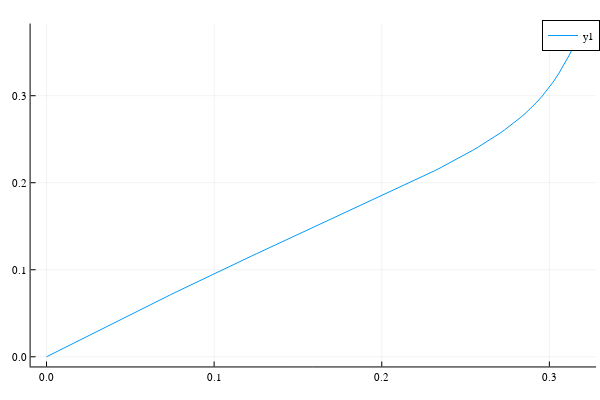

Here is the notebook cell this chart was saved with:
### Code cell
plt = FEM.HHTaccuracyAnalysis(ωₘᵢₙ, ωₘₐₓ, sol.u[4], "ADR", n=100, α=sol.u[1], β=sol.u[2], γ=sol.u[3])
plot(plt)

### Figure 1 — Plotly figure (JSON) as saved in the notebook; plotly's stock layout.template omitted (floating-point values rounded to 4 significant figures)
{"data": [{"colorbar": {"len": 0.9525, "title": "", "x": 0.9934, "y": 0.5139}, "legendgroup": "y1", "line": {"color": "rgba(0, 154, 250, 1.000)", "dash": "solid", "shape": "linear", "width": 1}, "mode": "lines", "name": "y1", "showlegend": true, "type": "scatter", "x": [5.449e-05, 0.003269, 0.006484, 0.009699, 0.01291, 0.01613, 0.01934, 0.02256, 0.02577, 0.02899, 0.0322, 0.03542, 0.03863, 0.04185, 0.04506, 0.04828, 0.05149, 0.0547, 0.05792, 0.06113, 0.06435, 0.06756, 0.07078, 0.07399, 0.07721, 0.08042, 0.08364, 0.08685, 0.09007, 0.09328, 0.0965, 0.09971, 0.1029, 0.1061, 0.1094, 0.1126, 0.1158, 0.119, 0.1222, 0.1254, 0.1286, 0.1319, 0.1351, 0.1383, 0.1415, 0.1447, 0.1479, 0.1511, 0.1544, 0.1576, 0.1608, 0.164, 0.1672, 0.1704, 0.1736, 0.1769, 0.1801, 0.1833, 0.1865, 0.1897, 0.1929, 0.1962, 0.1994, 0.2026, 0.2058, 0.209, 0.2122, 0.2154, 0.2187, 0.2219, 0.2251, 0.2283, 0.2315, 0.2347, 0.2379, 0.2412, 0.2444, 0.2476, 0.2508, 0.254, 0.2572, 0.2604, 0.2637, 0.2669, 0.2701, 0.2733, 0.2765, 0.2797, 0.2829, 0.2862, 0.2894, 0.2926, 0.2958, 0.299, 0.3022, 0.3055, 0.3087, 0.3119, 0.3151, 0.3183], "xaxis": "x", "y": [5.319e-05, 0.003191, 0.006329, 0.009465, 0.0126, 0.01573, 0.01886, 0.02199, 0.02512, 0.02824, 0.03135, 0.03447, 0.03757, 0.04067, 0.04377, 0.04686, 0.04994, 0.05302, 0.05609, 0.05915, 0.0622, 0.06525, 0.06828, 0.07131, 0.07433, 0.07734, 0.08035, 0.08334, 0.08632, 0.0893, 0.09227, 0.09522, 0.09817, 0.1011, 0.104, 0.107, 0.1099, 0.1128, 0.1157, 0.1186, 0.1214, 0.1243, 0.1272, 0.13, 0.1329, 0.1357, 0.1386, 0.1414, 0.1443, 0.1471, 0.1499, 0.1527, 0.1556, 0.1584, 0.1612, 0.164, 0.1669, 0.1697, 0.1725, 0.1754, 0.1782, 0.1811, 0.184, 0.1868, 0.1897, 0.1926, 0.1956, 0.1985, 0.2015, 0.2045, 0.2075, 0.2106, 0.2137, 0.2169, 0.2201, 0.2233, 0.2266, 0.23, 0.2335, 0.237, 0.2406, 0.2444, 0.2482, 0.2522, 0.2564, 0.2607, 0.2653, 0.2701, 0.2752, 0.2806, 0.2865, 0.2928, 0.2997, 0.3073, 0.3157, 0.325, 0.3354, 0.3467, 0.3589, 0.3718], "yaxis": "y"}], "layout": {"annotations": [], "height": 400, "legend": {"bgcolor": "rgba(255, 255, 255, 1.000)", "bordercolor": "rgba(0, 0, 0, 1.000)", "borderwidth": 1, "font": {"color": "rgba(0, 0, 0, 1.000)", "family": "sans-serif", "size": 11}, "title": {"font": {"color": "rgba(0, 0, 0, 1.000)", "family": "sans-serif", "size": 15}, "text": ""}, "tracegroupgap": 0, "traceorder": "normal", "x": 1, "xanchor": "auto", "y": 1, "yanchor": "auto"}, "margin": {"b": 20, "l": 0, "r": 0, "t": 20}, "paper_bgcolor": "rgba(255, 255, 255, 1.000)", "plot_bgcolor": "rgba(255, 255, 255, 1.000)", "showlegend": true, "width": 600, "xaxis": {"anchor": "y", "domain": [0.05101, 0.9934], "gridcolor": "rgba(0, 0, 0, 0.100)", "gridwidth": 0.5, "linecolor": "rgba(0, 0, 0, 1.000)", "mirror": false, "range": [-0.009493, 0.3279], "showgrid": true, "showline": true, "showticklabels": true, "tickangle": 0, "tickcolor": "rgb(0, 0, 0)", "tickfont": {"color": "rgba(0, 0, 0, 1.000)", "family": "sans-serif", "size": 11}, "tickmode": "array", "ticks": "inside", "ticktext": ["0.0", "0.1", "0.2", "0.3"], "tickvals": [0, 0.1, 0.2, 0.3], "title": "", "titlefont": {"color": "rgba(0, 0, 0, 1.000)", "family": "sans-serif", "size": 15}, "type": "-", "visible": true, "zeroline": false, "zerolinecolor": "rgba(0, 0, 0, 1.000)"}, "yaxis": {"anchor": "x", "domain": [0.03762, 0.9902], "gridcolor": "rgba(0, 0, 0, 0.100)", "gridwidth": 0.5, "linecolor": "rgba(0, 0, 0, 1.000)", "mirror": false, "range": [-0.0111, 0.3829], "showgrid": true, "showline": true, "showticklabels": true, "tickangle": 0, "tickcolor": "rgb(0, 0, 0)", "tickfont": {"color": "rgba(0, 0, 0, 1.000)", "family": "sans-serif", "size": 11}, "tickmode": "array", "ticks": "inside", "ticktext": ["0.0", "0.1", "0.2", "0.3"], "tickvals": [0, 0.1, 0.2, 0.3], "title": "", "titlefont": {"color": "rgba(0, 0, 0, 1.000)", "family": "sans-serif", "size": 15}, "type": "-", "visible": true, "zeroline": false, "zerolinecolor": "rgba(0, 0, 0, 1.000)"}}}
